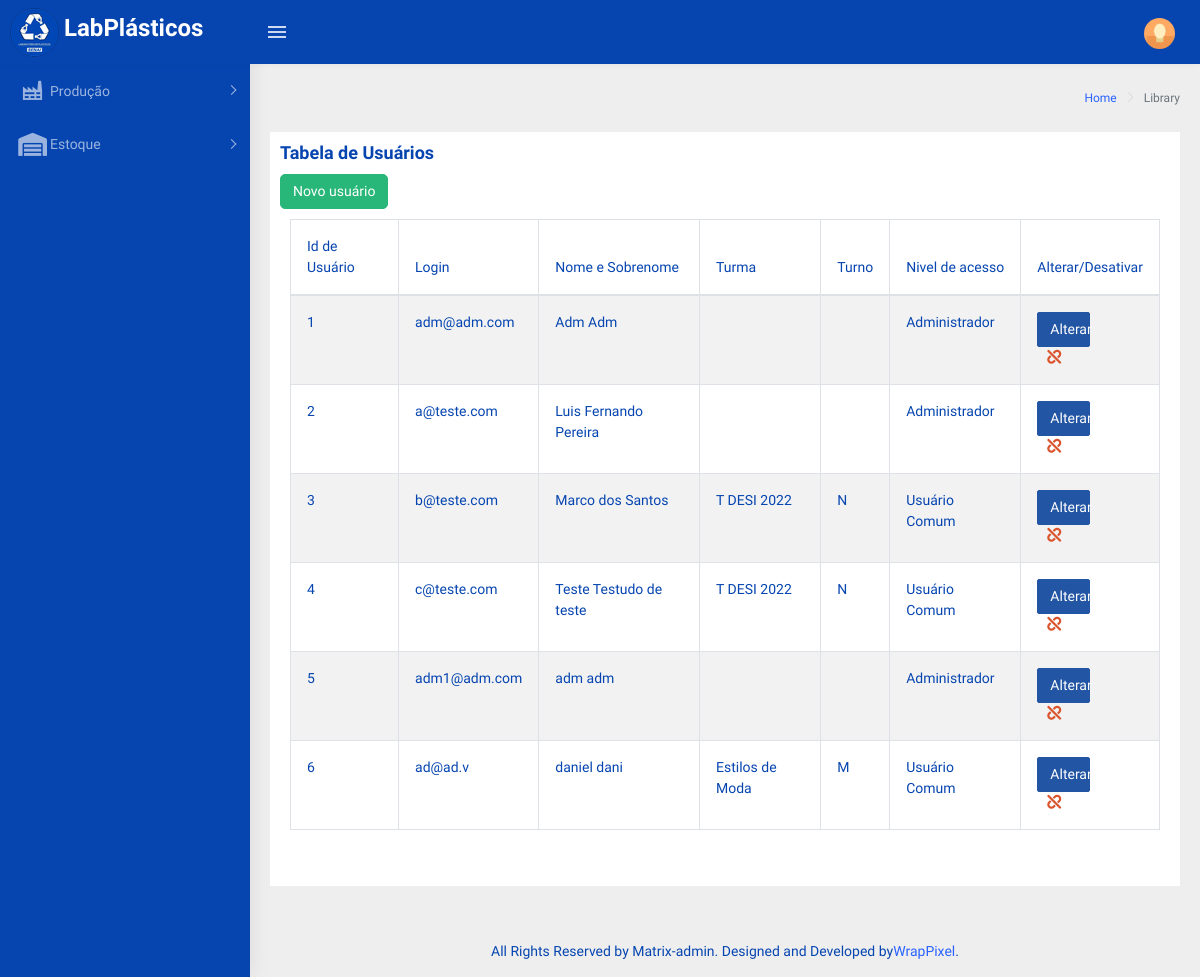
/usuarios.php (signed in), run on the app's committed database.
### tables this page shows
CREATE TABLE `usuarios` (
  `idUsuario` int(11) NOT NULL COMMENT 'PK - chave identificadora de IDs da tabela usuarios',
  `login` varchar(80) NOT NULL COMMENT 'Registra o login de um usuário',
  `senha` varchar(32) NOT NULL COMMENT 'Registra a senha de um usuário',
  `nome` varchar(80) NOT NULL COMMENT 'Registra o primeiro nome do usuário',
  `sobrenome` varchar(80) NOT NULL COMMENT 'Registra o sobrenome do usuário',
  `idTurma` int(11) DEFAULT NULL COMMENT 'FK - chave estrangeira que Registra a ID da turma do usuário',
  `tipo` tinyint(1) NOT NULL COMMENT 'Registra o tipo de usuário',
  `ativo` tinyint(1) NOT NULL COMMENT 'Registra se o usuário estiver ativo'
);

CREATE TABLE `turma` (
  `idTurma` int(11) NOT NULL COMMENT 'PK - chave identificadora da turma a qual o usuário pertence\r\nOBS: o admin não necessita estar em uma turma',
  `turno` char(1) DEFAULT NULL COMMENT 'Mostra a qual turno uma turma pertence',
  `nomeTurma` varchar(32) DEFAULT NULL COMMENT 'Nome da turma. \r\nEx: TDesi Senai/N1',
  `ativo` tinyint(1) DEFAULT NULL COMMENT 'Se a conta podea ou não pode ser usada'
);

### php/functionUsuario.php (the view, shortened to what this page needs)
<?php
    function dataTableUser(){
        include('connection.php');
        $sql = 'SELECT u.idUsuario as idUser,
                u.login as login,
                u.nome as nome,
                u.sobrenome as sobNome,
                u.idTurma as idTurma,
                u.tipo as tipo,
                t.turno as turno,
                t.nomeTurma as nTurma,
                u.ativo as ativo
                FROM usuarios as u
                LEFT JOIN turma as t
                ON u.idTurma = t.idTurma';
        $table = '';
        $result = mysqli_query($conn,$sql);
        if (mysqli_num_rows($result) > 0){
            $array = array();
            while($linha = mysqli_fetch_array($result, MYSQLI_ASSOC )){
                array_push($array,$linha);
            }
            foreach($array as $campo){
                $table .=
                        "<tr align-items='center';>
                            <td>".$campo['idUser']."</td>
                            <td>".$campo['login']."</td>
                            <td>".$campo['nome']." ".$campo['sobNome']."</td>
                            <td>".$campo['nTurma']."</td>
                            <td>".$campo['turno']."</td>";
                if ($campo['tipo'] == 2){
                    $table .= "<td> Usuário Comum </td>";
                } else if ($campo['tipo'] == 1){
                    $table .= "<td> Administrador </td>";
                }
                $table .=
                            "<td>
                                <button style='width:50%' type='button' class='btn btn-info margin-5' data-toggle='modal' data-target='#EditaModal".$campo['idUser']."'>
                                    Alterar
                                </button>";
                if($campo['ativo']==1){
                    $table .=
                            '<div class="col-sm-4">
                                <a href="#" class="fas fa-unlink text-danger" align="center" data-toggle="modal" data-target="#DesativaModal'.$campo['idUser'].'" title="Desativar Usuário"></a>
                            </div>';
                }else{
                    $table .=
                                '<div class="col-sm-4">
                                    <a href="#" class="fas fa-undo text-success" align="center" data-toggle="modal" data-target="#AtivaModal'.$campo['idUser'].'" title="Ativar Usúario"></a>
                                </div>
                            </td>';
                }
                $table .=
                            "<div class='modal fade' id='DesativaModal".$campo['idUser']."' tabindex='-1' role='dialog' aria-labelledby='exampleModalLabel' aria-hidden='true '>
                                            <h5 class='modal-title' id='exampleModalLabel'>Desativar Usuário - ".$campo['nome']." ".$campo['sobNome']."</h5>
                                            <form method='POST' action='php/validaCadastroUsuario.php?op=0&validacao=D&id=".$campo["idUser"]."'>
                                            </form>
                            </div>
                            <div class='modal fade' id='AtivaModal".$campo['idUser']."' tabindex='-1' role='dialog' aria-labelledby='exampleModalLabel' aria-hidden='true '>
                                            <h5 class='modal-title' id='exampleModalLabel'>Ativar Usuário - ".$campo['nome']." ".$campo['sobNome']."</h5>
                                            <form method='POST' action='php/validaCadastroUsuario.php?op=1&validacao=D&id=".$campo["idUser"]."'>
                                            </form>
                            </div>"
                            .'<div class="modal fade" id="EditaModal'.$campo["idUser"].'" tabindex="-1" role="dialog" aria-labelledby="exampleModalLabel" aria-hidden="true">
                                            <h5 class="modal-title" id="exampleModalLabel">Alterar Usuário - '.$campo['nome'].' '.$campo['sobNome'].' </h5>
                                            <form method="POST" class="form-horizontal"  enctype="multipart/form-data" action= "php/validaCadastroUsuario.php?validacao=U&id='.$campo['idUser'].'">
                                                                   '.optionTurmas().'
                                            </form>
                            </div>
                        </tr>';
            }
        }
        return $table;
    }
?>

### usuarios.php (shortened to what this page needs)
<!DOCTYPE html>
<html lang="pt-br">
    <head>
        <?php
            include('links/cabecalho.php');
        ?>
    </head>
    <body>
        <div id="main-wrapper">
            <?php  include('links/menu.php');?>
            <div class="page-wrapper">
                <?php include('links/side_bar_direita.php');?>
                <div class="container-fluid" >
                    <div class="card" style="padding:10px;">
                        <h4 class="card-title">Tabela de Usuários</h4>
                        <div style="float:right; width:30%">
                            <button style="width: auto; border-radius: 5px;" type="button" class="btn btn-success margin-5" data-toggle="modal" data-target="#modalAddUser">
                                Novo usuário
                            </button>
                        </div>
                        <div class="card" style="padding: 10px;">
                            <div class="table-responsive">
                                <table id="zero_config" class="table table-striped table-bordered">
                                    <thead>
                                        <tr>
                                            <th> Id de Usuário </th>
                                            <th> Login </th>
                                            <th> Nome e Sobrenome </th>
                                            <th> Turma </th>
                                            <th> Turno </th>
                                            <th> Nivel de acesso </th>
                                            <th> Alterar/Desativar </th>
                                        </tr>
                                    </thead>
                                    <tbody>
                                        <?php echo dataTableUser(); ?>
                                    </tbody>
                                </table>
                            </div>
                        </div>
                    </div>
                </div>
                <footer class="footer text-center">
                    All Rights Reserved by Matrix-admin. Designed and Developed by<a href="https://wrappixel.com">WrapPixel</a>.
                </footer>
            </div>
        </div>
    </body>
</html>

### links/cabecalho.php (shortened to what this page needs)
<link rel="stylesheet" type="text/css" href="assets/libs/jquery-minicolors/jquery.minicolors.css">
<link rel="stylesheet" type="text/css" href="assets/libs/bootstrap-datepicker/dist/css/bootstrap-datepicker.min.css">
<link rel="stylesheet" type="text/css" href="assets/libs/quill/dist/quill.snow.css">
<link rel="stylesheet" type="text/css" href="assets/extra-libs/multicheck/multicheck.css">
<link href="assets/libs/datatables.net-bs4/css/dataTables.bootstrap4.css" rel="stylesheet">
<link href="dist/css/subStyle.css" rel="stylesheet" >
<link href="assets/libs/magnific-popup/dist/magnific-popup.css" rel="stylesheet">
<link href="dist/css/styleDivButton.css" rel="stylesheet" >
<link rel="stylesheet" type="text/css" href="assets/libs/select2/dist/css/select2.min.css">
<link href="dist/css/style.min.css" rel="stylesheet">

### links/menu.php (shortened to what this page needs)
<header class="topbar" data-navbarbg="skin5">
    <nav class="navbar top-navbar navbar-expand-md navbar-dark">
        <div class="navbar-header" data-logobg="skin5">
            <a class="navbar-brand" href="producao">
                <b class="logo-icon p-l-10">
                    <img src="assets/images/logoLabPlasticos_menuSideBar.png" alt="homepage" class="light-logo" style="margin-left:0px" />
                </b>
                <span class="logo-text">
                    <h3>LabPlásticos</h3>
                </span>
            </a>
        </div>
        <div class="navbar-collapse collapse" id="navbarSupportedContent"  data-navbarbg="skin5">
            <ul class="navbar-nav float-left mr-auto">
                <li class="nav-item d-none d-md-block"><a class="nav-link sidebartoggler waves-effect waves-light" href="javascript:void(0)" data-sidebartype="mini-sidebar"><i class="mdi mdi-menu font-24"></i></a></li>
            </ul>
            <ul class="navbar-nav float-right">
                <li class="nav-item dropdown">
                    <a class="nav-link dropdown-toggle text-muted waves-effect waves-dark pro-pic" href="" data-toggle="dropdown" aria-haspopup="true" aria-expanded="false"><img src="assets/images/users/1.jpg" alt="user" class="rounded-circle" width="31"></a>
                </li>
            </ul>
        </div>
    </nav>
</header>
<aside class="left-sidebar" data-sidebarbg="skin5">
    <div class="scroll-sidebar">
        <nav class="sidebar-nav">
            <ul id="sidebarnav" class="p-t-30">
                <li class="sidebar-item"> <a class="sidebar-link has-arrow waves-effect waves-dark" href="javascript:void(0)" aria-expanded="false"><i class="mdi mdi-factory"></i><span class="hide-menu"> Produção </span></a>
                </li>
                <li class="sidebar-item"> <a class="sidebar-link has-arrow waves-effect waves-dark" href="javascript:void(0)" aria-expanded="false"><i class="fas fa-warehouse"></i><span class="hide-menu">Estoque</span></a>
                </li>
            </ul>
        </nav>
    </div>
</aside>

### links/side_bar_direita.php
<div class="page-breadcrumb">
    <div class="row">
        <div class="col-12 d-flex no-block align-items-center">
            <div class="ml-auto text-right">
                <nav aria-label="breadcrumb">
                    <ol class="breadcrumb">
                        <li class="breadcrumb-item"><a href="#">Home</a></li>
                        <li class="breadcrumb-item active" aria-current="page">Library</li>
                    </ol>
                </nav>
            </div>
        </div>
    </div>
</div>

### data on the page
usuarios: idUsuario "1", login "adm@adm.com", nome "Adm", sobrenome "Adm", tipo "Administrador"
usuarios: idUsuario "2", login "a@teste.com", nome "Luis", sobrenome "Fernando Pereira", tipo "Administrador"
usuarios: idUsuario "3", login "b@teste.com", nome "Marco", sobrenome "dos Santos", idTurma.nomeTurma "T DESI 2022", idTurma.turno "N", tipo "Usuário Comum"
usuarios: idUsuario "4", login "c@teste.com", nome "Teste", sobrenome "Testudo de teste", idTurma.nomeTurma "T DESI 2022", idTurma.turno "N", tipo "Usuário Comum"
usuarios: idUsuario "5", login "adm1@adm.com", nome "adm", sobrenome "adm", tipo "Administrador"
usuarios: idUsuario "6", login "ad@ad.v", nome "daniel", sobrenome "dani", idTurma.nomeTurma "Estilos de Moda", idTurma.turno "M", tipo "Usuário Comum"
